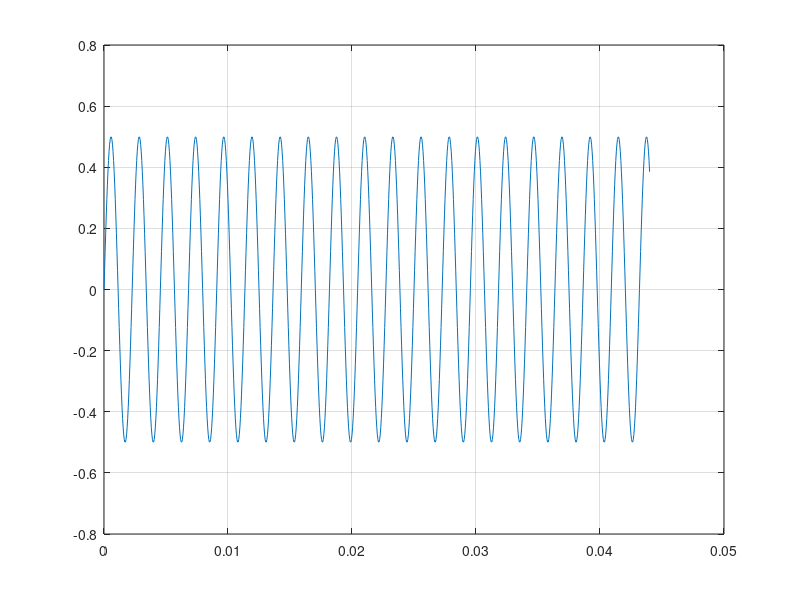

Write MATLAB code to recreate this figure.
close all;
clear all;
clc;

f=440;
Amp = 0.5;
ts=22000;
T=0.044;
t=0:1/ts:T;
y=Amp * sin(2*pi*f*t);
plot(t,y);
grid on;